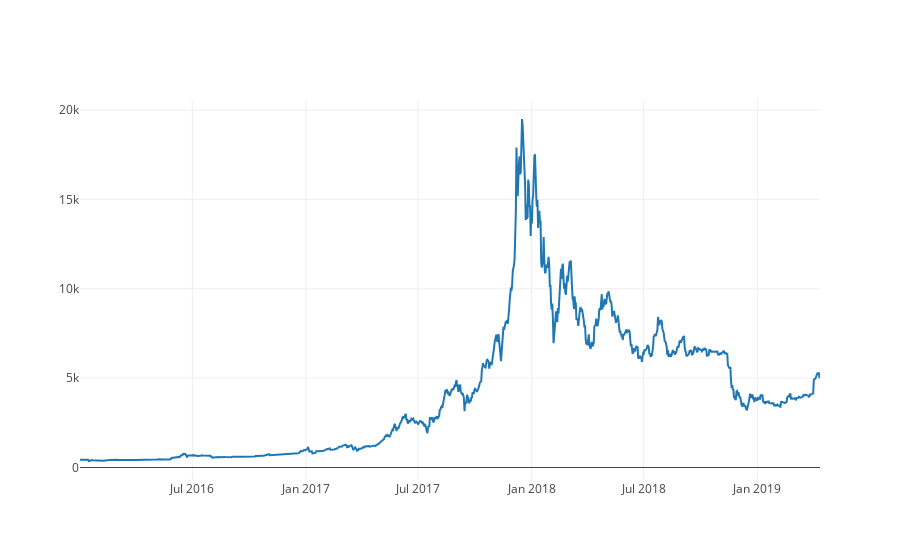

The code cell stored with this chart in its notebook:
### Code cell
btc_trace = go.Scatter(x=bitcoin_market_info['Date'], y=bitcoin_market_info['Close**'])
py.iplot([btc_trace])

### Figure 1 — Plotly figure (JSON) as saved in the notebook; plotly's stock layout.template omitted (floating-point values rounded to 4 significant figures; data arrays with more than 128 entries replaced by an {"elided": "..."} marker saying what was removed)
{"data": [{"type": "scatter", "uid": "a13385e5-67ff-4992-bfe9-1fd11a0fd90b", "x": {"elided": "1198 str values"}, "y": {"elided": "1198 float values"}}], "layout": {}}
